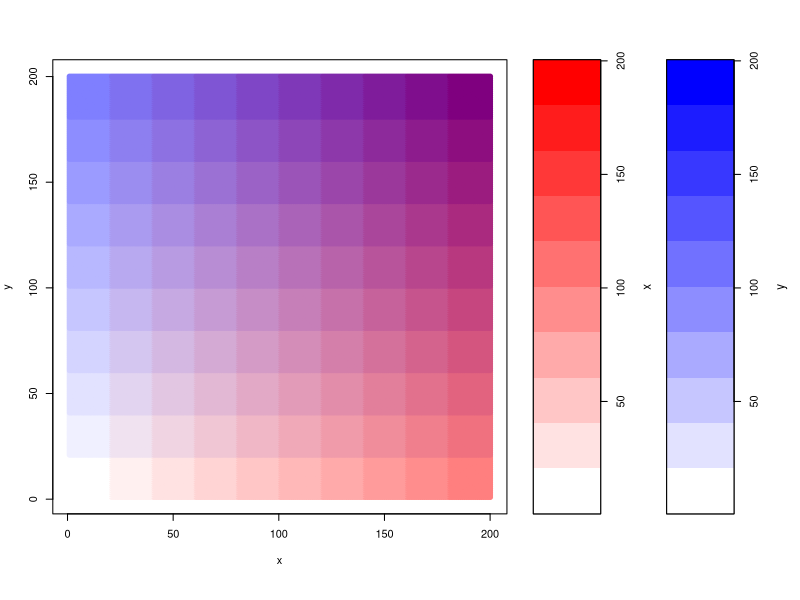

Write the R code that produced this figure.
#required function 'val2col' from: http://www.menugget.blogspot.de/2011/09/converting-values-to-color-levels.html

val2col<-function(z, zlim, col = heat.colors(12), breaks){
  if(!missing(breaks)){
    if(length(breaks) != (length(col)+1)){stop("must have one more break than colour")}
  }
  if(missing(breaks) & !missing(zlim)){
    zlim[2] <- zlim[2]+c(zlim[2]-zlim[1])*(1E-3)#adds a bit to the range in both directions
    zlim[1] <- zlim[1]-c(zlim[2]-zlim[1])*(1E-3)
    breaks <- seq(zlim[1], zlim[2], length.out=(length(col)+1)) 
  }
  if(missing(breaks) & missing(zlim)){
    zlim <- range(z, na.rm=TRUE)
    zlim[2] <- zlim[2]+c(zlim[2]-zlim[1])*(1E-3)#adds a bit to the range in both directions
    zlim[1] <- zlim[1]-c(zlim[2]-zlim[1])*(1E-3)
    breaks <- seq(zlim[1], zlim[2], length.out=(length(col)+1))
  }
  colorlevels <- col[((as.vector(z)-breaks[1])/(range(breaks)[2]-range(breaks)[1]))*(length(breaks)-1)+1] # assign colors to heights for each point
  colorlevels
}


#data
x <- seq(200)
y <- seq(200)
grd <- expand.grid(x=x,y=y)

#assign colors to grd levels
pal1 <- colorRampPalette(c("white", rgb(1,0,0)), space = "rgb")
col1 <- val2col(x, col=pal1(10))
pal2 <- colorRampPalette(c("white", rgb(0,0,1)), space = "rgb")
col2 <- val2col(y, col=pal2(10))
col3 <- NA*seq(nrow(grd))
for(i in seq(nrow(grd))){
  xpos <- grd$x[i]
  ypos <- grd$y[i]
  coltmp <- (col2rgb(col1[xpos])/2) + (col2rgb(col2[ypos])/2)
  col3[i] <- rgb(coltmp[1], coltmp[2], coltmp[3], maxColorValue = 255)
}

#plot
png("2_color_scales_edited.png", width=6, height=4, units="in", res=200)
layout(matrix(c(1,2,3), nrow=1, ncol=3), widths=c(4,1,1), heights=4, respect=T)
par(mar=c(4,4,2,2))
plot(grd,col=col3, pch=19)
par(mar=c(4,0,2,5))
image(x=1, y=x, z=t(as.matrix(x)), col=pal1(10), xaxt="n", yaxt="n", xlab="", ylab="")
box()
axis(4)
mtext("x", side=4, line=3, cex=0.7)
par(mar=c(4,0,2,5))
image(x=1, y=y, z=t(as.matrix(y)), col=pal2(10), xaxt="n", yaxt="n", xlab="", ylab="")
box()
axis(4)
mtext("y", side=4, line=3, cex=0.7)
dev.off()